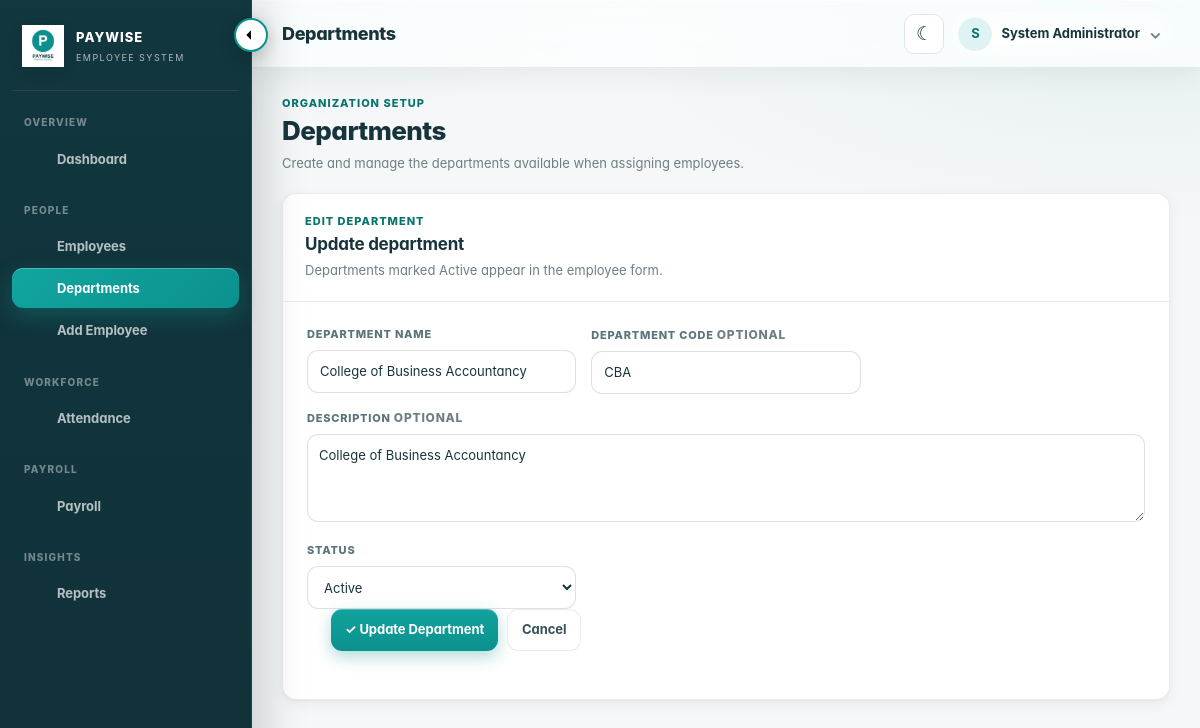
/pages/departments.php?edit=5 (signed in), run on the app's committed database.
### tables this page shows
CREATE TABLE departments (
    department_id INT NOT NULL AUTO_INCREMENT,
    department_name VARCHAR(150) NOT NULL,
    department_code VARCHAR(30) DEFAULT NULL,
    description TEXT DEFAULT NULL,
    status ENUM('Active','Inactive') NOT NULL DEFAULT 'Active',
    created_at TIMESTAMP NOT NULL DEFAULT CURRENT_TIMESTAMP,
    updated_at TIMESTAMP NOT NULL DEFAULT CURRENT_TIMESTAMP ON UPDATE CURRENT_TIMESTAMP,
    PRIMARY KEY (department_id),
    UNIQUE KEY uq_department_name (department_name),
    UNIQUE KEY uq_department_code (department_code),
    KEY idx_department_status (status)
);

### config/database.php (called while the page is built, shortened)
<?php
if (!function_exists('e')) {
    function e($value): string
    {
        return htmlspecialchars((string)$value, ENT_QUOTES, 'UTF-8');
    }
}

### pages/departments.php (the view, shortened to what this page needs)
<?php
require_once __DIR__ . '/../includes/auth.php';
require_once __DIR__ . '/../includes/layout.php';
$editDepartment = null;
if (isset($_GET['edit'])) {
    $editId = (int)$_GET['edit'];
    $stmt = $conn->prepare('SELECT department_id,department_name,department_code,description,status FROM departments WHERE department_id=? LIMIT 1');
    $stmt->bind_param('i', $editId);
    $stmt->execute();
    $editDepartment = $stmt->get_result()->fetch_assoc();
}
function department_value(?array $department, string $key): string
{
    return e($department[$key] ?? '');
}
?>
<!doctype html>
<html lang="en">
<head>
    <link rel="stylesheet" href="../assets/css/app.css?v=20260909-rail4">
    <link rel="stylesheet" href="../assets/css/apple-system.css?v=20260916-apple9">
</head>
<body>
<div class="app">
    <main class="main">
        <div class="content">
            <div class="page-heading">
                <div>
                    <div class="eyebrow">Organization Setup</div>
                    <h1>Departments</h1>
                    <p>Create and manage the departments available when assigning employees.</p>
                </div>
            </div>
            <section class="card form-card">
                <div class="card-head">
                    <div>
                        <div class="eyebrow"><?php echo $editDepartment ? 'Edit Department' : 'New Department'; ?></div>
                        <h2><?php echo $editDepartment ? 'Update department' : 'Add a department'; ?></h2>
                        <p>Departments marked Active appear in the employee form.</p>
                    </div>
                </div>
                <div class="form-body">
                    <form method="post">
                        <div class="form-grid">
                            <div class="field">
                                <label>Department Name</label>
                                <input type="text" name="department_name" maxlength="100" required value="<?php echo department_value($editDepartment, 'department_name'); ?>" placeholder="e.g. College of Information Technology">
                            </div>
                            <div class="field">
                                <label>Department Code <span class="mini">Optional</span></label>
                                <input type="text" name="department_code" maxlength="30" value="<?php echo department_value($editDepartment, 'department_code'); ?>" placeholder="e.g. CITE">
                            </div>
                            <div class="field full">
                                <label>Description <span class="mini">Optional</span></label>
                                <textarea name="description" rows="3" placeholder="Short description of the department."><?php echo department_value($editDepartment, 'description'); ?></textarea>
                            </div>
                            <div class="field">
                                <label>Status</label>
                                <select name="status">
                                    <option value="Active" <?php echo (($editDepartment['status'] ?? 'Active') === 'Active') ? 'selected' : ''; ?>>Active</option>
                                </select>
                            </div>
                        </div>
                        <div class="form-actions">
                            <button class="btn btn-primary" type="submit"><?php echo $editDepartment ? '✓ Update Department' : '✓ Save Department'; ?></button>
                            <?php if ($editDepartment): ?><a class="btn btn-secondary" href="departments.php">Cancel</a><?php endif; ?>
                        </div>
                    </form>
                </div>
            </section>
            <section class="stats" style="margin-top:18px">
            </section>
        </div>
    </main>
</div>
</body>
</html>

### data on the page
departments: department_name "College of Business Accountancy", department_code "CBA", description "College of Business Accountancy", status "Active"

### other printed values
$item[2] "Dashboard"
$item[2] "Employees"
$item[2] "Departments"
$item[2] "Add Employee"
$item[2] "Attendance"
$item[2] "Payroll"
$item[2] "Reports"
$title "Departments"
$initial "S"
$adminName "System Administrator"
